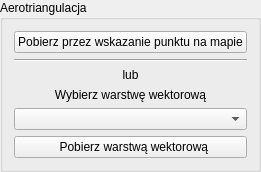
         <widget class="QgsCollapsibleGroupBox" name="aerotriangulacja_groupBox">
          <property name="enabled">
           <bool>true</bool>
          </property>
          <property name="title">
           <string>Aerotriangulacja</string>
          </property>
          <property name="collapsed">
           <bool>true</bool>
          </property>
          <layout class="QVBoxLayout" name="verticalLayout_14">
           <item>
            <widget class="QPushButton" name="aerotriangulacja_capture_btn">
             <property name="text">
              <string>Pobierz przez wskazanie punktu na mapie</string>
             </property>
             <property name="icon">
              <iconset>
               <normaloff>img/icon.png</normaloff>img/icon.png</iconset>
             </property>
            </widget>
           </item>
           <item>
            <widget class="Line" name="line_9">
             <property name="orientation">
              <enum>Qt::Horizontal</enum>
             </property>
            </widget>
           </item>
           <item>
            <widget class="QLabel" name="label_28">
             <property name="text">
              <string>lub</string>
             </property>
             <property name="alignment">
              <set>Qt::AlignCenter</set>
             </property>
            </widget>
           </item>
           <item>
            <widget class="QLabel" name="label_29">
             <property name="text">
              <string>Wybierz warstwę wektorową</string>
             </property>
             <property name="alignment">
              <set>Qt::AlignCenter</set>
             </property>
            </widget>
           </item>
           <item>
            <widget class="QgsMapLayerComboBox" name="aerotriangulacja_mapLayerComboBox"/>
           </item>
           <item>
            <widget class="QPushButton" name="aerotriangulacja_fromLayer_btn">
             <property name="text">
              <string>  Pobierz warstwą wektorową</string>
             </property>
            </widget>
           </item>
          </layout>
         </widget>
